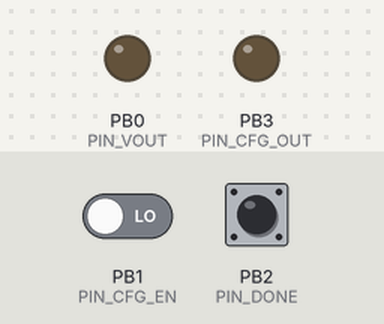
The sketch below on a simulated ATtiny85, built with avr-gcc and run on an emulated ATtiny85. Shown: output pins drawn as LEDs (lit = HIGH). The inputs (shaded band) are chosen by the test bench; at power-on: PB1 (PIN_CFG_EN) LOW, PB2 (PIN_DONE) HIGH.

Above: at 1.7 s.
1.8 s: PB1 (PIN_CFG_EN) driven HIGH
At 3.3 s:
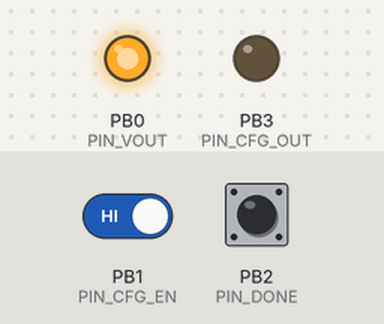
At 4.2 s:
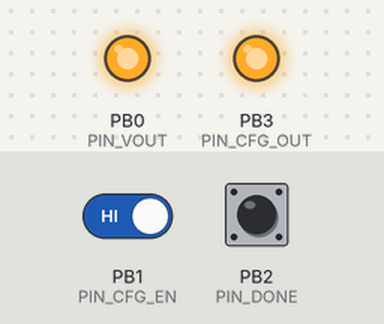
5.0 s: PB2 (PIN_DONE) pulled LOW for 3.2 s
At 6.3 s:
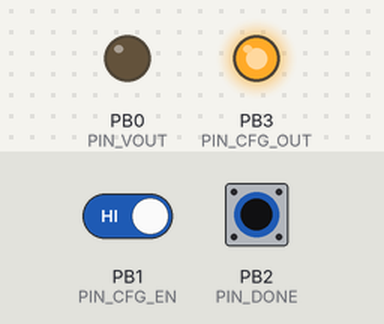
Timing chart, 0 to 11.0 s (numbered marks = the images above; inputs shaded):
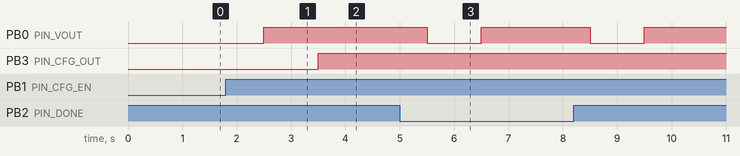

The sketch:

ATTinyTimer.ino
```cpp
#include "LowPower.h"
//How long you want the interval to be, positive integer in seconds
#define INTERVAL 30

#define PIN_VOUT 0
#define PIN_DONE 2
#define PIN_CFG_EN 1
#define PIN_CFG_OUT 3
#define PIN_CFG_IND 4

//Time elapsed since last reset
unsigned long elapsedTime = 0;
//If an interupt was received
volatile boolean intRec = false;


typedef enum { STATE_SYSTEM_ON, STATE_SYSTEM_OFF, STATE_SYSTEM_CFG } state_t;

//True for on, false for off
state_t currentState = STATE_SYSTEM_ON;
state_t nextState = STATE_SYSTEM_ON;

void setup() {
  //Main vout pin
  pinMode(PIN_VOUT, OUTPUT);
  pinMode(PIN_DONE, INPUT_PULLUP);
  digitalWrite(PIN_CFG_OUT, LOW);
  pinMode(PIN_CFG_OUT, OUTPUT);
  delay(500);

  //MCUCR = (MCUCR & ~0x3);
  MCUCR = ((MCUCR | 0b00000001) & 0b11111101);
  GIMSK |= _BV(6);

}

void loop() {
  handleState();
  act();
  LowPower.powerDown(SLEEP_1S, ADC_OFF, BOD_OFF);
  //delay(1000);
  elapsedTime += 1;
}

void handleState() {
  nextState = currentState;
  switch(currentState) {
    case STATE_SYSTEM_ON:
      if(digitalRead(PIN_CFG_EN) == HIGH) {
        nextState = STATE_SYSTEM_OFF;
      } else if(elapsedTime > INTERVAL) {
        nextState = STATE_SYSTEM_OFF;
      } else if(intRec) {
        nextState = STATE_SYSTEM_OFF;
        //digitalWrite(4, HIGH);
      }
      break;
    case STATE_SYSTEM_OFF:
      if(digitalRead(PIN_CFG_EN) == HIGH) {

        nextState = STATE_SYSTEM_CFG;
      } else if(elapsedTime > INTERVAL) {
        nextState = STATE_SYSTEM_ON;
        elapsedTime = 0;
      }
      break;
    case STATE_SYSTEM_CFG:
      if(intRec) {
        nextState = STATE_SYSTEM_ON;
      }
      break;
  }
  intRec = false;
  currentState = nextState;
}

void act() {
  if(currentState == STATE_SYSTEM_CFG) {
    digitalWrite(PIN_CFG_OUT, HIGH);
  } else if(currentState == STATE_SYSTEM_ON) {
    digitalWrite(PIN_VOUT, LOW);
  } else {
    digitalWrite(PIN_VOUT, HIGH);
  }
}


//Called on interupts
ISR(INT0_vect) {
  intRec = true;
}
```

Measured:
- after the input at 1.8 s, PB0 (PIN_VOUT): LOW → HIGH after 0.70 s; PB3 (PIN_CFG_OUT): LOW → HIGH after 1.7 s
- after the input at 5.0 s, PB0 (PIN_VOUT): alternates HIGH for 2.0 s and LOW for 1.0 s, 4 changes in all, then stays HIGH, starting after 0.50 s
